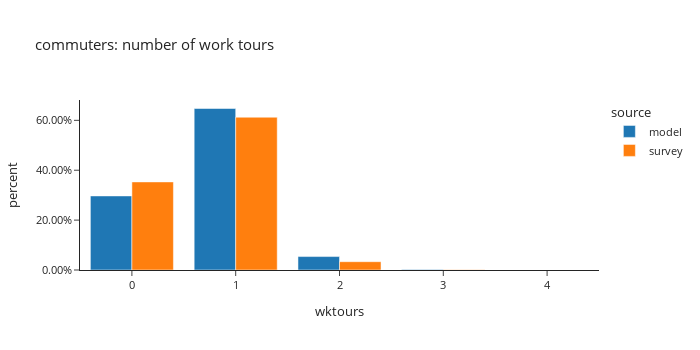

The cell this chart's notebook holds for it:
### Code cell
_df = workers[workers['worker_type']=="commuter"].groupby(['source','wktours'])['pdexpfac'].sum().reset_index()
_df['percent'] = _df.groupby(['source'], group_keys=False)['pdexpfac'].apply(lambda x: x / float(x.sum()))

fig = px.bar(_df, x="wktours", y="percent", color="source",
             barmode="group",template="simple_white",
             title= "commuters: number of work tours")
fig.update_layout(height=350, width=700, font=dict(size=11),
                  yaxis_tickformat = '.2%')
fig.show()

### Figure 1 — Plotly figure (JSON) as saved in the notebook; plotly's stock layout.template omitted (floating-point values rounded to 4 significant figures)
{"data": [{"alignmentgroup": "True", "hovertemplate": "source=model<br>wktours=%{x}<br>percent=%{y}<extra></extra>", "legendgroup": "model", "marker": {"color": "#1F77B4", "pattern": {"shape": ""}}, "name": "model", "offsetgroup": "model", "orientation": "v", "showlegend": true, "textposition": "auto", "type": "bar", "x": [0, 1, 2, 3], "xaxis": "x", "y": [0.2969, 0.6474, 0.05382, 0.00184], "yaxis": "y"}, {"alignmentgroup": "True", "hovertemplate": "source=survey<br>wktours=%{x}<br>percent=%{y}<extra></extra>", "legendgroup": "survey", "marker": {"color": "#FF7F0E", "pattern": {"shape": ""}}, "name": "survey", "offsetgroup": "survey", "orientation": "v", "showlegend": true, "textposition": "auto", "type": "bar", "x": [0, 1, 2, 3, 4], "xaxis": "x", "y": [0.3531, 0.6125, 0.03331, 0.001003, 0.0001249], "yaxis": "y"}], "layout": {"barmode": "group", "font": {"size": 11}, "height": 350, "legend": {"title": {"text": "source"}, "tracegroupgap": 0}, "title": {"text": "commuters: number of work tours"}, "width": 700, "xaxis": {"anchor": "y", "domain": [0, 1], "title": {"text": "wktours"}}, "yaxis": {"anchor": "x", "domain": [0, 1], "tickformat": ".2%", "title": {"text": "percent"}}}}
